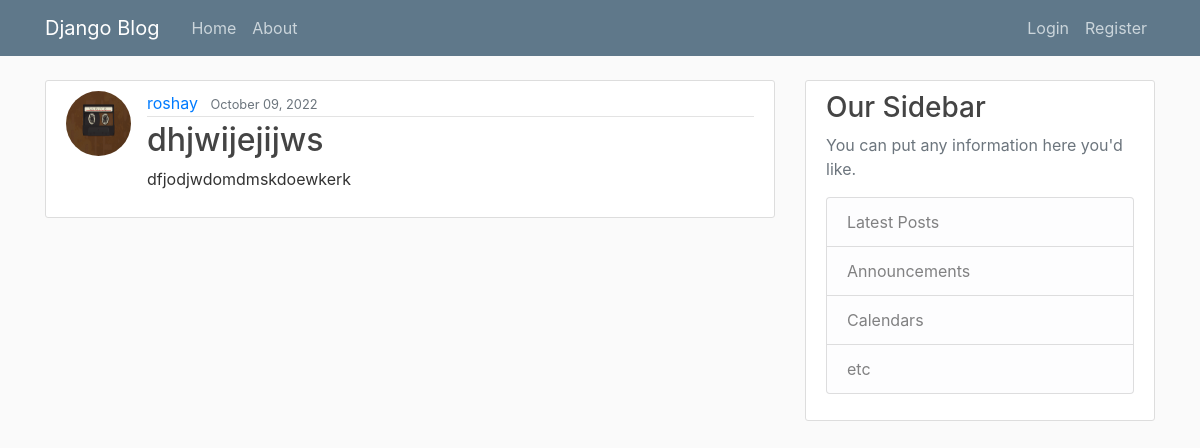
The app's page /post/14/ with its own data.
### blog/models.py (models this page shows, shortened)
class Post(models.Model):
    title = models.CharField(max_length = 100)
    content = models.TextField()
    time_posted = models.DateTimeField(default=timezone.now)
    author = models.ForeignKey(User, on_delete = models.CASCADE)#basically telling django to delete the post if the user gets deleted

### users/models.py (models this page shows, shortened)
class Profile(models.Model):
    user = models.OneToOneField(User, on_delete = models.CASCADE)
    image = models.ImageField(default = 'default.jpg', upload_to = 'profile_pics')
    """docstring for ."""

### blog/views.py (the view)
# urls.py: path('post/<int:pk>/', PostDetailView.as_view(), name = 'post-detail'),
class PostDetailView(DetailView):
    model = Post

### blog/templates/blog/post_detail.html (shortened to what this page needs)
{% extends 'blog/base.html' %}
{% block content %}
    <article class="media content-section">
      <img class = "rounded-circle article-img"src="{{object.author.profile.image.url}}" alt="">
    <div class="media-body">
      <div class="article-metadata">
        <a class="mr-2" href="{% url 'profile'%}">{{ object.author }}</a>
        <small class="text-muted">{{ object.time_posted|date:"F d, Y" }}</small>
      </div>
      <h2 class="article-title">{{ object.title }}</h2>
      <p class="article-content">{{ object.content }}</p>
    </div>
  </article>
{% endblock content %}

### blog/static/blog/main.css (style rules this page uses)
body { background: #fafafa; color: #333333; margin-top: 5rem; }
h1, h2, h3, h4, h5, h6 { color: #444444; }
.content-section { background: #ffffff; padding: 10px 20px; border: 1px solid #dddddd; border-radius: 3px; margin-bottom: 20px; }
.article-title { color: #444444; }
.article-content { white-space: pre-line; }
.article-img { height: 65px; width: 65px; margin-right: 16px; }
.article-metadata { padding-bottom: 1px; margin-bottom: 4px; border-bottom: 1px solid #e3e3e3 }

### records on screen
Post: author.profile.image (picture), author "roshay", time_posted "October 09, 2022", title "dhjwijejijws", content "dfjodjwdomdmskdoewkerk"
